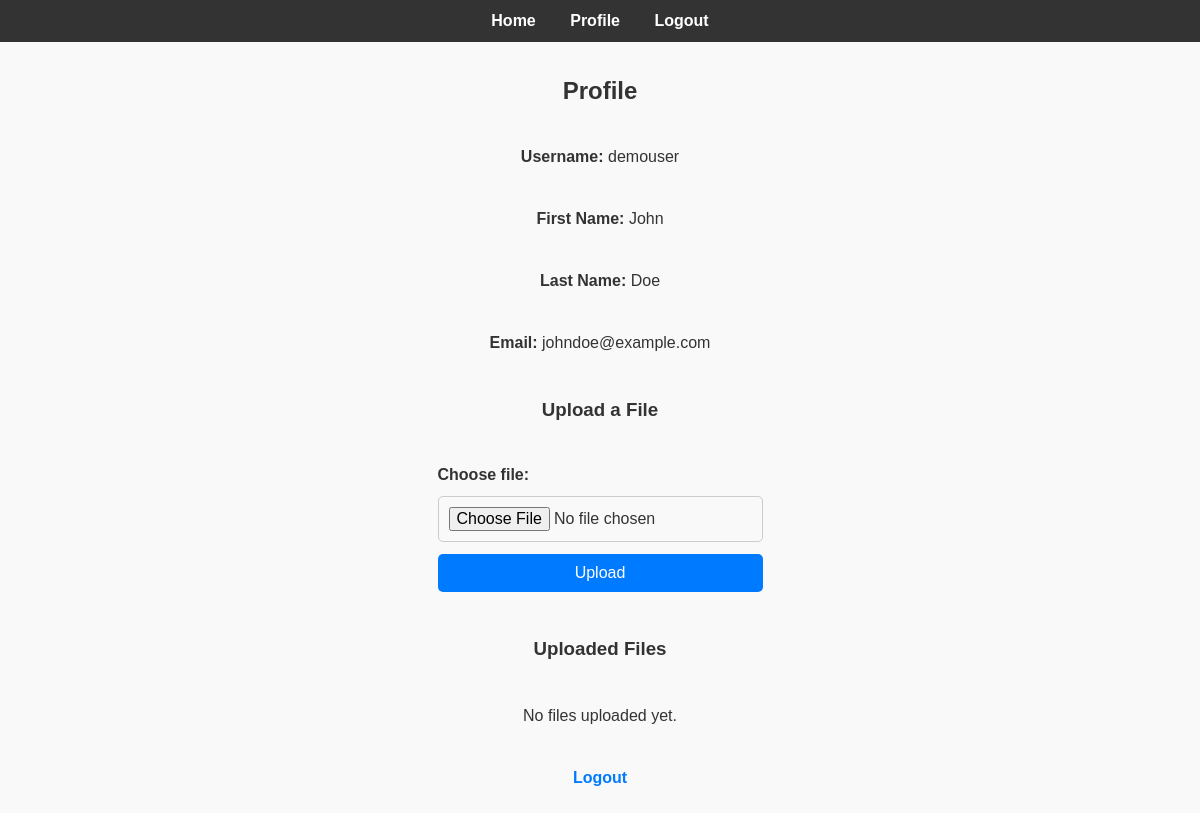
The page /profile (signed in) on the database as committed earlier.
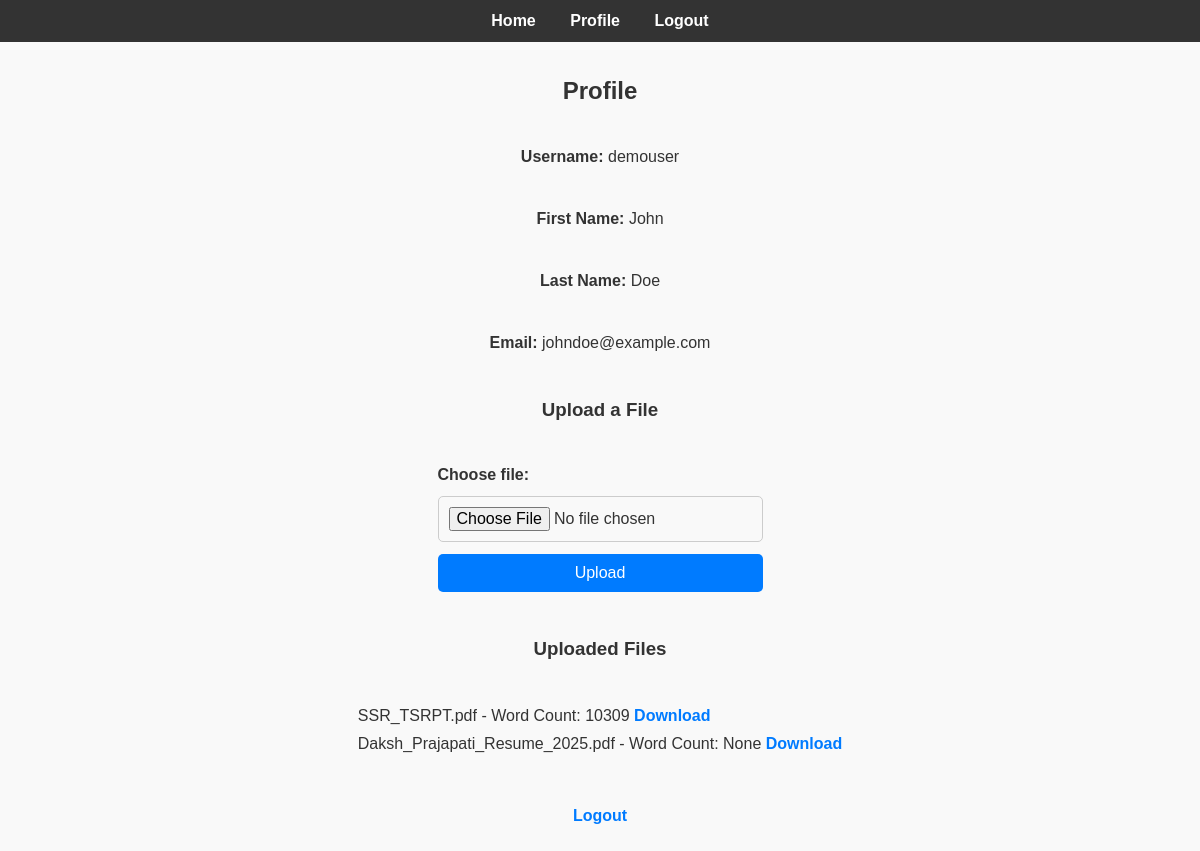
The same page on the database as committed later.
### tables this page shows
CREATE TABLE users (id INTEGER PRIMARY KEY AUTOINCREMENT, username TEXT NOT NULL, password TEXT NOT NULL, firstname TEXT, lastname TEXT, email TEXT, address TEXT);

CREATE TABLE files (
                        id INTEGER PRIMARY KEY AUTOINCREMENT,
                        username TEXT,
                        filename TEXT,
                        word_count INTEGER,
                        FOREIGN KEY (username) REFERENCES users(username)
                    );

### app.py (the view)
@app.route('/profile', methods=['GET', 'POST'])
def profile():
    if 'username' not in session:
        return redirect(url_for('login'))
    conn = get_db_connection()
    user = conn.execute('SELECT * FROM users WHERE username = ?', (session['username'],)).fetchone()
    files = conn.execute('SELECT * FROM files WHERE username = ?', (session['username'],)).fetchall()
    conn.close()
    return render_template('profile.html', user=user, files=files)

### app.py (called while the page is built)
def get_db_connection():
    conn = sqlite3.connect('users.db')
    conn.row_factory = sqlite3.Row
    return conn

### templates/profile.html (shortened to what this page needs)
{% extends "base.html" %}
{% block content %}
<section class="Profile">
    <h2>Profile</h2>
    <p><strong>Username:</strong> {{ user['username'] }}</p>
    <p><strong>First Name:</strong> {{ user['firstname'] }}</p>
    <p><strong>Last Name:</strong> {{ user['lastname'] }}</p>
    <p><strong>Email:</strong> {{ user['email'] }}</p>
    <h3>Upload a File</h3>
    <form action="{{ url_for('upload') }}" method="POST" enctype="multipart/form-data">
        <label for="file">Choose file:</label>
        <input type="file" name="file" id="file" required>
        <button type="submit">Upload</button>
    </form>
    <h3>Uploaded Files</h3>
    {% if files %}
        <ul>
            {% for file in files %}
                <li>{{ file['filename'] }} - Word Count: {{ file['word_count'] }}
                    <a href="{{ url_for('download', file_id=file['id']) }}">Download</a>
                </li>
            {% endfor %}
        </ul>
    {% else %}
        <p>No files uploaded yet.</p>
    {% endif %}
    <p><a href="{{ url_for('logout') }}">Logout</a></p>
</section>
{% endblock %}

### templates/base.html (shortened to what this page needs)
<!DOCTYPE html>
<html>
    <head>
        <link rel="stylesheet" href="{{ url_for('static', filename='style.css') }}">
    </head>
<body>
    <nav>
        <a href="{{ url_for('home') }}">Home</a>
        {% if 'username' in session %}
            <a href="{{ url_for('profile') }}">Profile</a>
            <a href="{{ url_for('logout') }}">Logout</a>
        {% else %}
            <a href="{{ url_for('login') }}">Login</a>
            <a href="{{ url_for('register') }}">Register</a>
        {% endif %}
    </nav>
    {% block content %}{% endblock %}
</body>
</html>

### static/style.css (style rules this page uses)
body { font-family: Arial, sans-serif; margin: 0; padding: 0; background: #f9f9f9; color: #333; }
h1, h2 { text-align: center; margin-bottom: 15px; }
nav { background: #333; padding: 12px; text-align: center; }
nav a { color: white; text-decoration: none; margin: 0 15px; font-weight: bold; }
form { display: flex; flex-direction: column; gap: 12px; align-items: center; margin: auto; max-width: 350px; padding: 15px; }
input, button, select { width: 100%; padding: 10px; border: 1px solid #ccc; border-radius: 5px; font-size: 16px; box-sizing: border-box; }
button { background: #007BFF; color: white; border: none; cursor: pointer; transition: background 0.3s ease-in-out; }
a { color: #007BFF; text-decoration: none; font-weight: bold; }
label { font-weight: bold; display: block; text-align: left; width: 100%; }
ul { list-style: none; padding: 0; }
ul li { font-size: 16px; margin-bottom: 10px; }
ul li a { color: #007BFF; text-decoration: none; }
a { color: #007BFF; text-decoration: none; }
.Profile { display: flex; flex-direction: column; gap: 12px; align-items: center; margin: auto; max-width: 1000px; padding: 15px; }

Rows that differ between the two databases and show on the page:
added files: filename "SSR_TSRPT.pdf", word_count "10309"
added files: filename "Daksh_Prajapati_Resume_2025.pdf", word_count "None"
Other text that changed with them:
text no longer shown: "No files uploaded yet."
